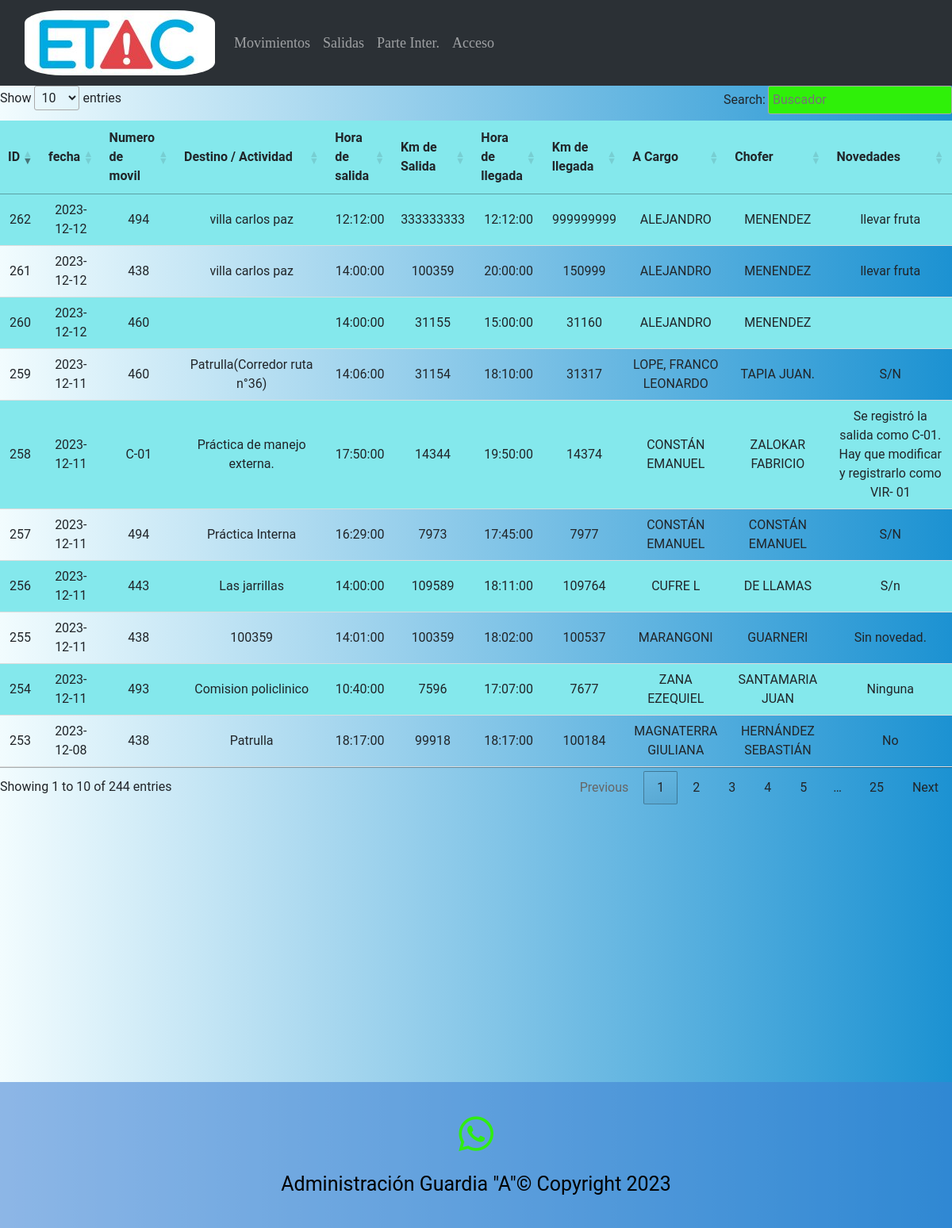
Page /movimientos on the committed database.
### main.py (models this page shows)
    class Movimientos_moviles(db.Model):
        __tablename__ = 'Movimientos_moviles'  # Agrega esta línea para especificar el nombre de la tabla en la base de datos
        id_movimiento = db.Column(db.Integer, primary_key=True)
        fecha = db.Column(db.Date)
        numero_movil = db.Column(db.Integer)
        destino = db.Column(db.String(1000))
        hora_salida = db.Column(db.Time)
        km_salida = db.Column(db.Integer)
        hora_llegada = db.Column(db.Time)
        km_llegada = db.Column(db.Integer)
        a_cargo = db.Column(db.String(50))
        chofer = db.Column(db.String(50))
        novedades = db.Column(db.String(100))

### main.py (the view)
@app.route('/movimientos')
def movimientos():
    movimientos = Movimientos_moviles.query.order_by(Movimientos_moviles.id_movimiento).all()
    return render_template("movimientos.html", moviles=movimientos)

### templates/movimientos.html (shortened to what this page needs)
{% extends "base.html" %}
{% block content %}
{% if moviles %}
<table class="tabla_agentes" id="tablacarnet2" >
        <thead>
        <tr>
            <th>ID</th>
            <th>fecha</th>
            <th>Numero de movil</th>
            <th>Destino / Actividad</th>
            <th>Hora de salida</th>
            <th>Km de Salida</th>
            <th>Hora de llegada</th>
            <th>Km de llegada</th>
            <th>A Cargo</th>
            <th>Chofer</th>
            <th>Novedades</th>
        </tr>
        </thead>
    <tbody>
    {% for eco in moviles %}
    <tr>
            <td>{{ eco.id_movimiento }}</td>
            <td>{{ eco.fecha }}</td>
            <td>{{ eco.numero_movil }}</td>
            <td>{{ eco.destino }}</td>
            <td>{{ eco.hora_salida }}</td>
            <td>{{ eco.km_salida }}</td>
            <td>{{ eco.hora_llegada }}</td>
            <td>{{ eco.km_llegada }}</td>
            <td>{{ eco.a_cargo }}</td>
            <td>{{ eco.chofer }}</td>
            <td>{{ eco.novedades }}</td>
        </tr>
    {% endfor %}
    </tbody>
</table>
{% else %}
<p>No hay movimientos registrados.</p>
{% endif %}
{% endblock %}

### static/style.css (style rules this page uses)
body { background: #1c92d2; background: -webkit-linear-gradient(to right, #f2fcfe, #1c92d2); background: linear-gradient(to right, #f2fcfe, #1c92d2); text-align:center; font-family:"Roboto"; }
table { width: 100%; border-collapse: collapse; margin-bottom: 20px; }
th { background-color: #f2f2f2; text-align: left; padding: 10px; }
td { padding: 10px; border-bottom: 1px solid #ddd; }
tr:nth-child(odd) { background-color: #84E8EC; }
.tabla_agentes th { background-color: #84E8EC; text-align: left; padding: 10px; }
.tabla_agentes td { padding: 10px; border-bottom: 1px solid #ddd; }
.tabla_agentes tr:nth-child(odd) { background-color: #84E8EC; }

### rows in the picture
Movimientos_moviles: id_movimiento "253", fecha "2023-12-08", numero_movil "438", destino "Patrulla", hora_salida "18:17:00", km_salida "99918", hora_llegada "18:17:00", km_llegada "100184", a_cargo "MAGNATERRA GIULIANA", chofer "HERNÁNDEZ SEBASTIÁN", novedades "No"
Movimientos_moviles: id_movimiento "254", fecha "2023-12-11", numero_movil "493", destino "Comision policlinico", hora_salida "10:40:00", km_salida "7596", hora_llegada "17:07:00", km_llegada "7677", a_cargo "ZANA EZEQUIEL", chofer "SANTAMARIA JUAN", novedades "Ninguna"
Movimientos_moviles: id_movimiento "255", fecha "2023-12-11", numero_movil "438", destino "100359", hora_salida "14:01:00", km_salida "100359", hora_llegada "18:02:00", km_llegada "100537", a_cargo "MARANGONI", chofer "GUARNERI", novedades "Sin novedad."
Movimientos_moviles: id_movimiento "256", fecha "2023-12-11", numero_movil "443", destino "Las jarrillas", hora_salida "14:00:00", km_salida "109589", hora_llegada "18:11:00", km_llegada "109764", a_cargo "CUFRE L", chofer "DE LLAMAS", novedades "S/n"
Movimientos_moviles: id_movimiento "257", fecha "2023-12-11", numero_movil "494", destino "Práctica Interna", hora_salida "16:29:00", km_salida "7973", hora_llegada "17:45:00", km_llegada "7977", a_cargo "CONSTÁN EMANUEL", chofer "CONSTÁN EMANUEL", novedades "S/N"
Movimientos_moviles: id_movimiento "258", fecha "2023-12-11", numero_movil "C-01", destino "Práctica de manejo externa.", hora_salida "17:50:00", km_salida "14344", hora_llegada "19:50:00", km_llegada "14374", a_cargo "CONSTÁN EMANUEL", chofer "ZALOKAR FABRICIO", novedades "Se registró la salida como C-01. Hay que modificar y registrarlo como VIR- 01"
Movimientos_moviles: id_movimiento "259", fecha "2023-12-11", numero_movil "460", destino "Patrulla(Corredor ruta n°36)", hora_salida "14:06:00", km_salida "31154", hora_llegada "18:10:00", km_llegada "31317", a_cargo "LOPE, FRANCO LEONARDO", chofer "TAPIA JUAN.", novedades "S/N"
Movimientos_moviles: id_movimiento "260", fecha "2023-12-12", numero_movil "460", hora_salida "14:00:00", km_salida "31155", hora_llegada "15:00:00", km_llegada "31160", a_cargo "ALEJANDRO", chofer "MENENDEZ"
Movimientos_moviles: id_movimiento "261", fecha "2023-12-12", numero_movil "438", destino "villa carlos paz", hora_salida "14:00:00", km_salida "100359", hora_llegada "20:00:00", km_llegada "150999", a_cargo "ALEJANDRO", chofer "MENENDEZ", novedades "llevar fruta"
Movimientos_moviles: id_movimiento "262", fecha "2023-12-12", numero_movil "494", destino "villa carlos paz", hora_salida "12:12:00", km_salida "333333333", hora_llegada "12:12:00", km_llegada "999999999", a_cargo "ALEJANDRO", chofer "MENENDEZ", novedades "llevar fruta"
